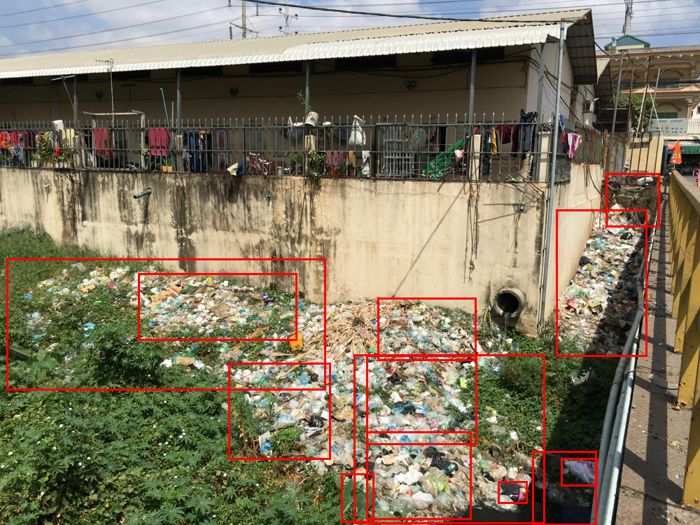
#> input picture TesteBaseImagensTCC03/dataset_yolo/images/train/ATT105_EACB8F1C-CDB5-4E40-9806-7B24EE432FBE.jpg, 700 x 525 px
$ python -i extrair_labels.py   (imports and definitions only)
#> lines starting #> are read from the running program, lines starting #| are printed output that depends on the picture; after the words box and inside, x2 and y2 are one past the last pixel; in counts of white or black regions, pixels touching at a corner belong together
#> further down, picture is the input picture: shape (525, 700, 3); mean B, G, R 96.6, 118.1, 127.3
"""Extract red bounding boxes from annotated images and save them as JSON."""

import argparse
import json
from itertools import combinations
from pathlib import Path

import cv2
import numpy as np


IMAGE_EXTENSIONS = {".jpg", ".jpeg", ".png", ".bmp", ".tif", ".tiff"}


def _find_line_segments(
    red_mask: np.ndarray, *, horizontal: bool, min_box_size: int
) -> list[tuple[int, int, int]]:
    """Return line centers and their start/end coordinates."""
    kernel_size = max(10, min_box_size // 2)
    if horizontal:
        kernel = cv2.getStructuringElement(cv2.MORPH_RECT, (kernel_size, 1))
    else:
        kernel = cv2.getStructuringElement(cv2.MORPH_RECT, (1, kernel_size))

    line_mask = cv2.morphologyEx(red_mask, cv2.MORPH_OPEN, kernel)
    component_count, _, stats, _ = cv2.connectedComponentsWithStats(
        line_mask, connectivity=8
    )
    segments = []

    for index in range(1, component_count):
        x, y, width, height, _ = stats[index]
        span = width if horizontal else height
        if span < min_box_size:
            continue

        if horizontal:
            segments.append((y + height // 2, x, x + width - 1))
        else:
            segments.append((x + width // 2, y, y + height - 1))

    return segments


def extract_red_boxes(
    image: np.ndarray, min_box_size: int = 15
) -> list[dict[str, int]]:
    """Detect axis-aligned red rectangles, including rectangles that overlap."""
#> called with min_box_size = 15
    hsv = cv2.cvtColor(image, cv2.COLOR_BGR2HSV)
#> hsv: shape (525, 700, 3); mean H, S, V 35.5, 85.3, 133.1
    red_mask = cv2.bitwise_or(
        cv2.inRange(hsv, np.array([0, 120, 70]), np.array([10, 255, 255])),
        cv2.inRange(hsv, np.array([170, 120, 70]), np.array([180, 255, 255])),
    )
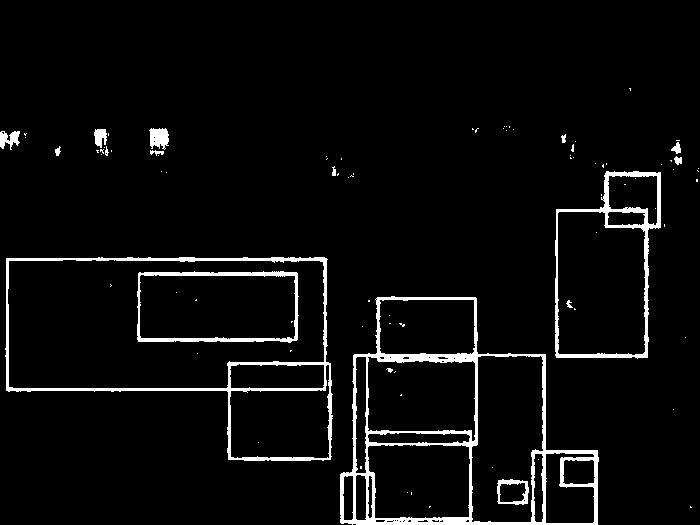
#> red_mask: shape (525, 700); 4.6% white; 89 white regions (72 under 20 px), largest, box (x1, y1, x2, y2) and area: (340, 296, 599, 525) 7119, (5, 257, 333, 461) 4011, (555, 171, 661, 359) 2502

    horizontal_lines = _find_line_segments(
        red_mask, horizontal=True, min_box_size=min_box_size
    )
#> in _find_line_segments, `line_mask = cv2.morphologyEx(red_mask, cv2.MORPH_OPEN, kernel)`:
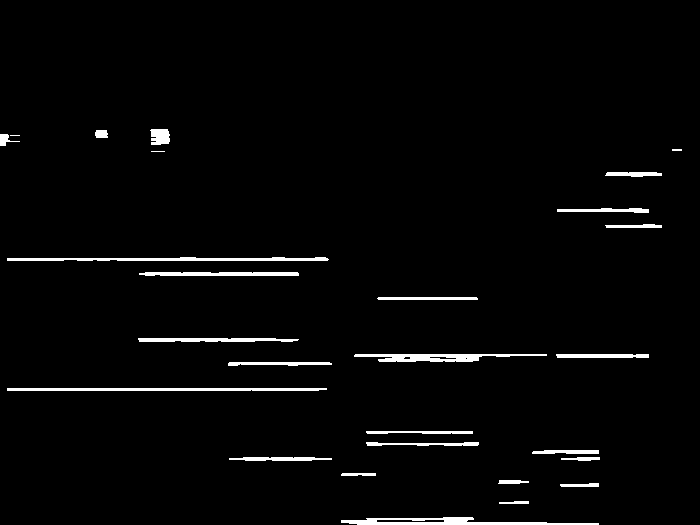
#> line_mask: shape (525, 700); 2.5% white; 27 white regions (2 under 20 px), largest, box (x1, y1, x2, y2) and area: (341, 517, 599, 525) 1075, (7, 257, 329, 261) 980, (7, 388, 327, 391) 951
#> in _find_line_segments, `component_count, _, stats, _ = cv2.connectedComponentsWithStats( line_..`: component_count = 28; stats = 28 rows, first 6: [0, 0, 700, 525, 358438], [150, 129, 20, 16, 275], [95, 130, 13, 8, 96], [0, 134, 20, 12, 105], [10, 135, 10, 1, 10], [672, 149, 10, 2, 20]
#> the loop in _find_line_segments, `for index in range(1, component_count):` made 27 passes
#> (x, y, width, height, span) on passes 1 to 12: (150, 129, 20, 16, 20), (95, 130, 13, 8, 13), (0, 134, 20, 12, 20), (10, 135, 10, 1, 10), (672, 149, 10, 2, 10), (151, 151, 14, 1, 14), (605, 172, 57, 5, 57), (557, 208, 92, 5, 92), (605, 224, 57, 4, 57), (7, 257, 322, 4, 322), (139, 272, 160, 4, 160), (377, 297, 101, 3, 101)
#> after the loop in _find_line_segments, `for index in range(1, component_count):`: segments = 23 items, first 6: (137, 150, 169), (140, 0, 19), (174, 605, 661), (210, 557, 648), (226, 605, 661), (259, 7, 328)
#> horizontal_lines has the same summary as segments in _find_line_segments
    vertical_lines = _find_line_segments(
        red_mask, horizontal=False, min_box_size=min_box_size
    )
#> call 2 of _find_line_segments, with horizontal = False, min_box_size = 15
#> in _find_line_segments (call 2), `line_mask = cv2.morphologyEx(red_mask, cv2.MORPH_OPEN, kernel)`:
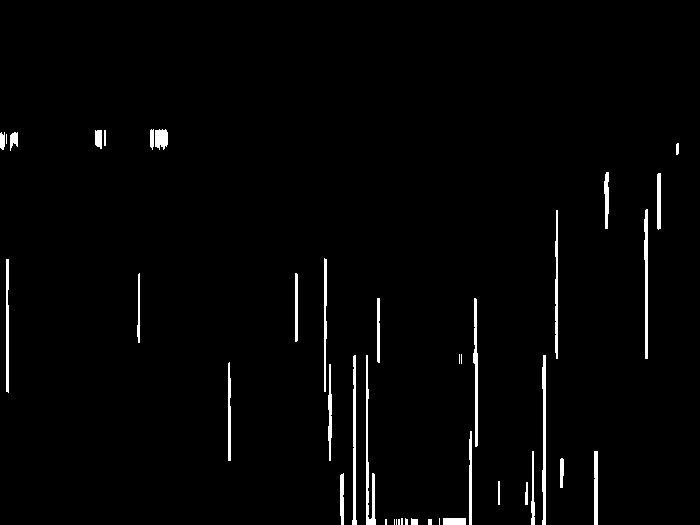
#> line_mask: shape (525, 700); 2% white; 42 white regions (10 under 20 px), largest, box (x1, y1, x2, y2) and area: (366, 355, 376, 525) 586, (542, 355, 546, 525) 559, (352, 355, 357, 525) 512
#> in _find_line_segments (call 2), `component_count, _, stats, _ = cv2.connectedComponentsWithStats( line_..`: component_count = 43; stats = 43 rows, first 6: [0, 0, 700, 525, 360107], [150, 129, 4, 21, 74], [155, 129, 13, 21, 227], [95, 130, 7, 19, 119], [104, 130, 2, 16, 32], [0, 132, 5, 18, 78]
#> the loop in _find_line_segments (call 2), `for index in range(1, component_count):` made 42 passes
#> (x, y, width, height, span) on passes 1 to 12: (150, 129, 4, 21, 21), (155, 129, 13, 21, 21), (95, 130, 7, 19, 19), (104, 130, 2, 16, 16), (0, 132, 5, 18, 18), (10, 132, 8, 19, 19), (6, 134, 1, 10, 10), (676, 143, 3, 12, 12), (604, 172, 5, 57, 57), (657, 173, 4, 57, 57), (644, 209, 4, 150, 150), (555, 210, 3, 149, 149)
#> after the loop in _find_line_segments (call 2), `for index in range(1, component_count):`: segments = 28 items, first 6: (152, 129, 149), (161, 129, 149), (98, 130, 148), (105, 130, 145), (2, 132, 149), (14, 132, 150)
#> vertical_lines has the same summary as segments in _find_line_segments
    tolerance = 3
    boxes = set()

    for (y1, hx1, hx2), (y2, hx3, hx4) in combinations(horizontal_lines, 2):
        top, bottom = sorted((y1, y2))
        if bottom - top < min_box_size:
            continue

        for (x1, vy1, vy2), (x2, vy3, vy4) in combinations(vertical_lines, 2):
            left, right = sorted((x1, x2))
            if right - left < min_box_size:
                continue

            top_line = (hx1, hx2) if y1 == top else (hx3, hx4)
            bottom_line = (hx3, hx4) if y1 == top else (hx1, hx2)
            left_line = (vy1, vy2) if x1 == left else (vy3, vy4)
            right_line = (vy3, vy4) if x1 == left else (vy1, vy2)

            corners_match = (
                top_line[0] <= left + tolerance
                and top_line[1] >= right - tolerance
                and bottom_line[0] <= left + tolerance
                and bottom_line[1] >= right - tolerance
                and left_line[0] <= top + tolerance
                and left_line[1] >= bottom - tolerance
                and right_line[0] <= top + tolerance
                and right_line[1] >= bottom - tolerance
            )
            if corners_match:
                boxes.add((left, top, right - left + 1, bottom - top + 1))
#> this loop made 253 passes
#> (y1, hx1, hx2, y2, hx3, hx4, top, bottom) on passes 1 to 3: (137, 150, 169, 140, 0, 19, 137, 140), (137, 150, 169, 174, 605, 661, 137, 174), (137, 150, 169, 210, 557, 648, 137, 210)
#> after the loop, boxes = 22 items

    return [
        {
            "x": int(x),
            "y": int(y),
            "width": int(width),
            "height": int(height),
        }
        for x, y, width, height in sorted(boxes, key=lambda box: (box[1], box[0]))
    ]


# [90 lines left out: functions extract_labels, main, not called in this run]


# [2 lines not run here, left out]

>>> import cv2
>>> picture = cv2.imread('dataset_yolo/images/train/ATT105_EACB8F1C-CDB5-4E40-9806-7B24EE432FBE.jpg')
>>> result = extract_red_boxes(picture)
#> result = 22 items

$ run again, on TesteBaseImagensTCC03/dataset_yolo/images/val/ATT103_20200301_164514.jpg
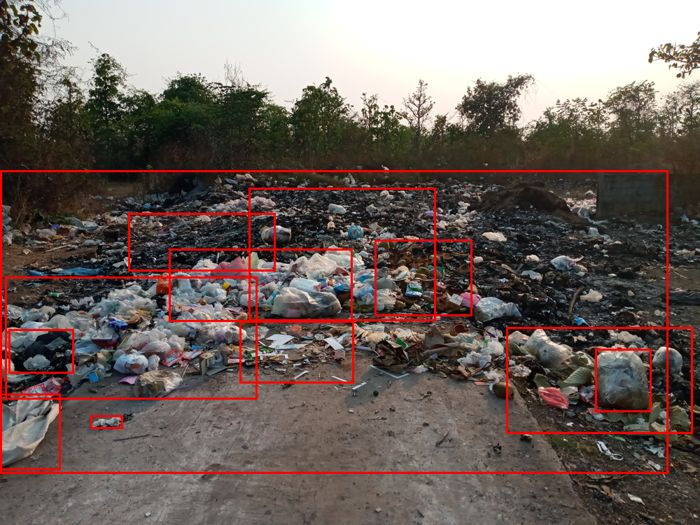
#> input picture TesteBaseImagensTCC03/dataset_yolo/images/val/ATT103_20200301_164514.jpg, 700 x 525 px
#> picture is the input picture: shape (525, 700, 3); mean B, G, R 95.2, 100, 112.1
#> hsv: shape (525, 700, 3); mean H, S, V 39.4, 60.1, 114.3
#> in extract_red_boxes, `red_mask = cv2.bitwise_or( cv2.inRange(hsv, np.array([0, 120, 70]), np..`:
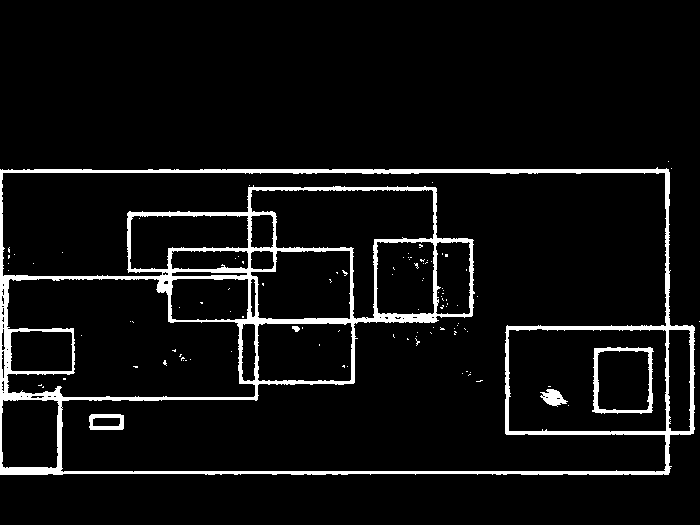
#> red_mask: shape (525, 700); 6.2% white; 103 white regions (98 under 20 px), largest, box (x1, y1, x2, y2) and area: (0, 167, 695, 475) 21055, (592, 347, 654, 414) 891, (89, 414, 124, 430) 335, (540, 389, 568, 407) 281, (292, 326, 300, 332) 34
#> line_mask: shape (525, 700); 3.9% white; 31 white regions (8 under 20 px), largest, box (x1, y1, x2, y2) and area: (0, 169, 671, 174) 2570, (0, 467, 671, 475) 2455, (169, 314, 474, 324) 1418
#> component_count = 32; stats = 32 rows, first 6: [0, 0, 700, 525, 353069], [0, 169, 671, 5, 2570], [249, 187, 189, 4, 577], [128, 212, 149, 4, 575], [375, 238, 100, 5, 318], [0, 248, 6, 1, 6]
#> the loop in _find_line_segments, `for index in range(1, component_count):` made 31 passes
#> (x, y, width, height, span) on passes 1 to 8: (0, 169, 671, 5, 671), (249, 187, 189, 4, 189), (128, 212, 149, 4, 149), (375, 238, 100, 5, 100), (0, 248, 6, 1, 6), (169, 248, 186, 4, 186), (128, 268, 149, 5, 149), (0, 275, 259, 9, 259)
#> after the loop in _find_line_segments, `for index in range(1, component_count):`: segments = 21 items, first 6: (171, 0, 670), (189, 249, 437), (214, 128, 276), (240, 375, 474), (250, 169, 354), (270, 128, 276)
#> horizontal_lines has the same summary as segments in _find_line_segments
#> in _find_line_segments (call 2), `line_mask = cv2.morphologyEx(red_mask, cv2.MORPH_OPEN, kernel)`:
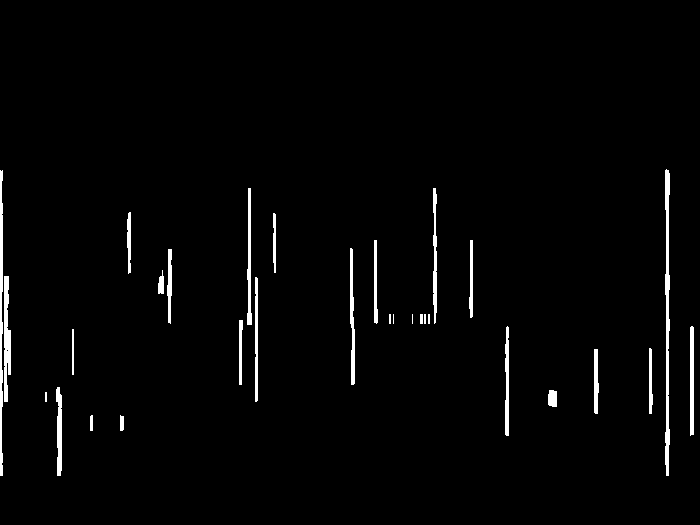
#> line_mask: shape (525, 700); 2.1% white; 30 white regions (2 under 20 px), largest, box (x1, y1, x2, y2) and area: (665, 169, 670, 476) 1072, (0, 170, 3, 476) 772, (4, 276, 11, 402) 634
#> component_count = 31; stats = 31 rows, first 6: [0, 0, 700, 525, 359676], [665, 169, 5, 307, 1072], [0, 170, 3, 306, 772], [247, 188, 5, 137, 446], [433, 188, 4, 136, 422], [127, 212, 4, 62, 207]
#> the loop in _find_line_segments (call 2), `for index in range(1, component_count):` made 30 passes
#> (x, y, width, height, span) on passes 1 to 8: (665, 169, 5, 307, 307), (0, 170, 3, 306, 306), (247, 188, 5, 137, 137), (433, 188, 4, 136, 136), (127, 212, 4, 62, 62), (273, 213, 3, 60, 60), (374, 240, 4, 84, 84), (469, 240, 4, 78, 78)
#> after the loop in _find_line_segments (call 2), `for index in range(1, component_count):`: segments = 23 items, first 6: (667, 169, 475), (1, 170, 475), (249, 188, 324), (435, 188, 323), (129, 212, 273), (274, 213, 272)
#> vertical_lines has the same summary as segments in _find_line_segments
#> the loop in extract_red_boxes, `for (y1, hx1, hx2), (y2, hx3, hx4) in combinations(horizontal_lines, 2):` made 210 passes
#> (y1, hx1, hx2, y2, hx3, hx4, top, bottom) on passes 1 to 3: (171, 0, 670, 189, 249, 437, 171, 189), (171, 0, 670, 214, 128, 276, 171, 214), (171, 0, 670, 240, 375, 474, 171, 240)
#> after the loop in extract_red_boxes, `for (y1, hx1, hx2), (y2, hx3, hx4) in combinations(horizontal_lines, 2):`: boxes = 30 items

$ run again, on TesteBaseImagensTCC03/dataset_yolo/images/val/ATT106_5E49E76A-4363-4A28-B569-B7F66E7AF8CE.jpg
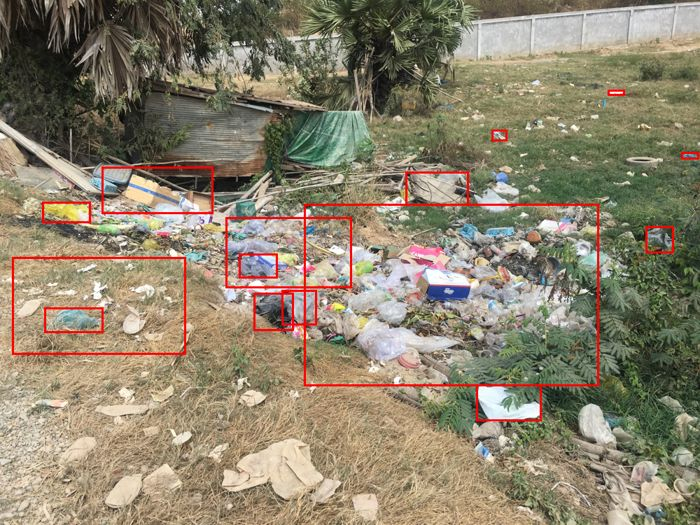
#> input picture TesteBaseImagensTCC03/dataset_yolo/images/val/ATT106_5E49E76A-4363-4A28-B569-B7F66E7AF8CE.jpg, 700 x 525 px
#> picture is the input picture: shape (525, 700, 3); mean B, G, R 110, 131.6, 141.2
#> hsv: shape (525, 700, 3); mean H, S, V 32.5, 66.2, 145.1
#> in extract_red_boxes, `red_mask = cv2.bitwise_or( cv2.inRange(hsv, np.array([0, 120, 70]), np..`:
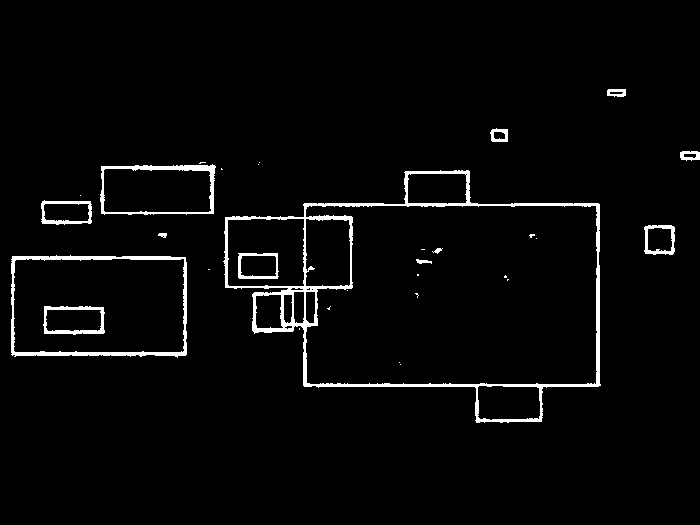
#> red_mask: shape (525, 700); 3% white; 31 white regions (18 under 20 px), largest, box (x1, y1, x2, y2) and area: (223, 170, 601, 423) 5829, (11, 255, 187, 358) 1936, (100, 164, 216, 215) 1045
#> line_mask: shape (525, 700); 1.8% white; 28 white regions, largest, box (x1, y1, x2, y2) and area: (304, 384, 602, 387) 855, (304, 203, 601, 206) 822, (12, 352, 188, 356) 653
#> component_count = 29; stats = 29 rows, first 6: [0, 0, 700, 525, 360883], [608, 89, 19, 3, 56], [608, 94, 19, 2, 38], [492, 129, 17, 3, 50], [492, 139, 17, 3, 50], [681, 152, 19, 2, 38]
#> the loop in _find_line_segments, `for index in range(1, component_count):` made 28 passes
#> (x, y, width, height, span) on passes 1 to 8: (608, 89, 19, 3, 19), (608, 94, 19, 2, 19), (492, 129, 17, 3, 17), (492, 139, 17, 3, 17), (681, 152, 19, 2, 19), (681, 157, 19, 3, 19), (102, 165, 115, 6, 115), (405, 171, 66, 3, 66)
#> after the loop in _find_line_segments, `for index in range(1, component_count):`: segments = 28 items, first 6: (90, 608, 626), (95, 608, 626), (130, 492, 508), (140, 492, 508), (153, 681, 699), (158, 681, 699)
#> horizontal_lines has the same summary as segments in _find_line_segments
#> in _find_line_segments (call 2), `line_mask = cv2.morphologyEx(red_mask, cv2.MORPH_OPEN, kernel)`:
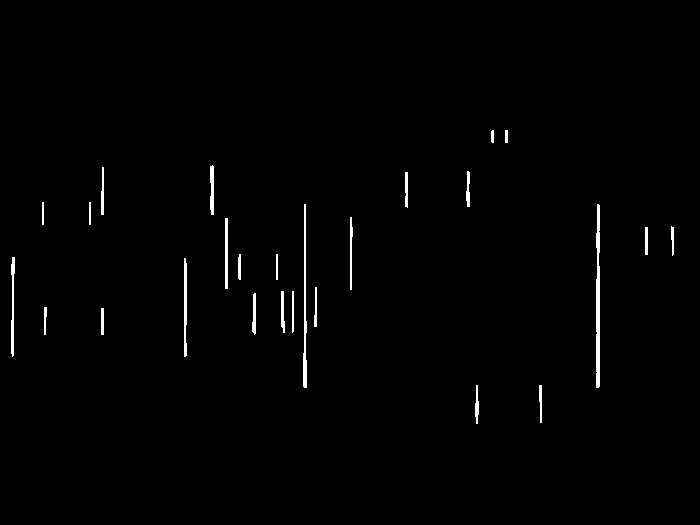
#> line_mask: shape (525, 700); 1% white; 26 white regions, largest, box (x1, y1, x2, y2) and area: (596, 204, 600, 388) 657, (303, 204, 307, 388) 442, (184, 258, 187, 357) 273
#> component_count = 27; stats = 27 rows, first 6: [0, 0, 700, 525, 363758], [491, 130, 3, 13, 37], [505, 130, 3, 13, 39], [210, 165, 4, 50, 179], [101, 167, 3, 48, 120], [466, 171, 4, 36, 109]
#> the loop in _find_line_segments (call 2), `for index in range(1, component_count):` made 26 passes
#> (x, y, width, height, span) on passes 1 to 8: (491, 130, 3, 13, 13), (505, 130, 3, 13, 13), (210, 165, 4, 50, 50), (101, 167, 3, 48, 48), (466, 171, 4, 36, 36), (405, 172, 3, 36, 36), (42, 202, 2, 23, 23), (89, 202, 2, 23, 23)
#> after the loop in _find_line_segments (call 2), `for index in range(1, component_count):`: segments = 24 items, first 6: (212, 165, 214), (102, 167, 214), (468, 171, 206), (406, 172, 207), (43, 202, 224), (90, 202, 224)
#> vertical_lines has the same summary as segments in _find_line_segments
#> the loop in extract_red_boxes, `for (y1, hx1, hx2), (y2, hx3, hx4) in combinations(horizontal_lines, 2):` made 378 passes
#> (y1, hx1, hx2, y2, hx3, hx4, top, bottom) on passes 1 to 3: (90, 608, 626, 95, 608, 626, 90, 95), (90, 608, 626, 130, 492, 508, 90, 130), (90, 608, 626, 140, 492, 508, 90, 140)
#> after the loop in extract_red_boxes, `for (y1, hx1, hx2), (y2, hx3, hx4) in combinations(horizontal_lines, 2):`: boxes = 17 items
